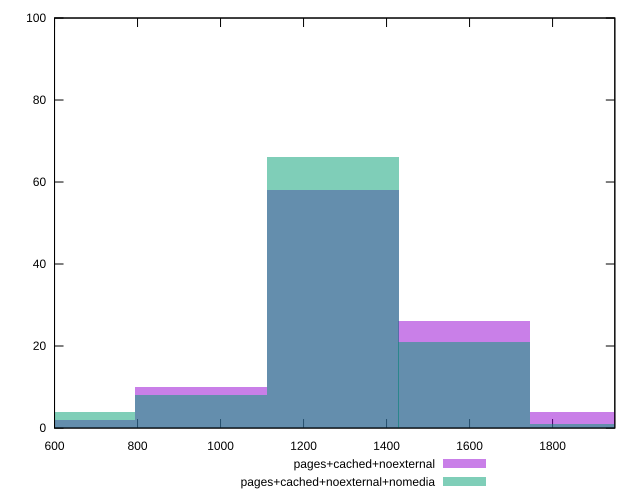

Here is the gnuplot script that generated this plot:
reset

$pagesCachedNoexternal <<EOF
952.518566100521 10
1270.0247548006946 58
1587.5309435008683 26
635.0123774003473 2
1905.037132201042 4
EOF

$pagesCachedNoexternalNomedia <<EOF
952.518566100521 8
1270.0247548006946 66
1587.5309435008683 21
635.0123774003473 4
1905.037132201042 1
EOF

set key outside below
set boxwidth 317.50618870017365
set xrange [600:1950]
set yrange [0:100]
set trange [0:100]
set style fill transparent solid 0.5 noborder
set terminal svg size 640, 500 enhanced background rgb 'white'
set output "reprap/uses-webp-images/comparison/histogram/2_vs_3.svg"

plot $pagesCachedNoexternal title "pages+cached+noexternal" with boxes, \
     $pagesCachedNoexternalNomedia title "pages+cached+noexternal+nomedia" with boxes

reset
